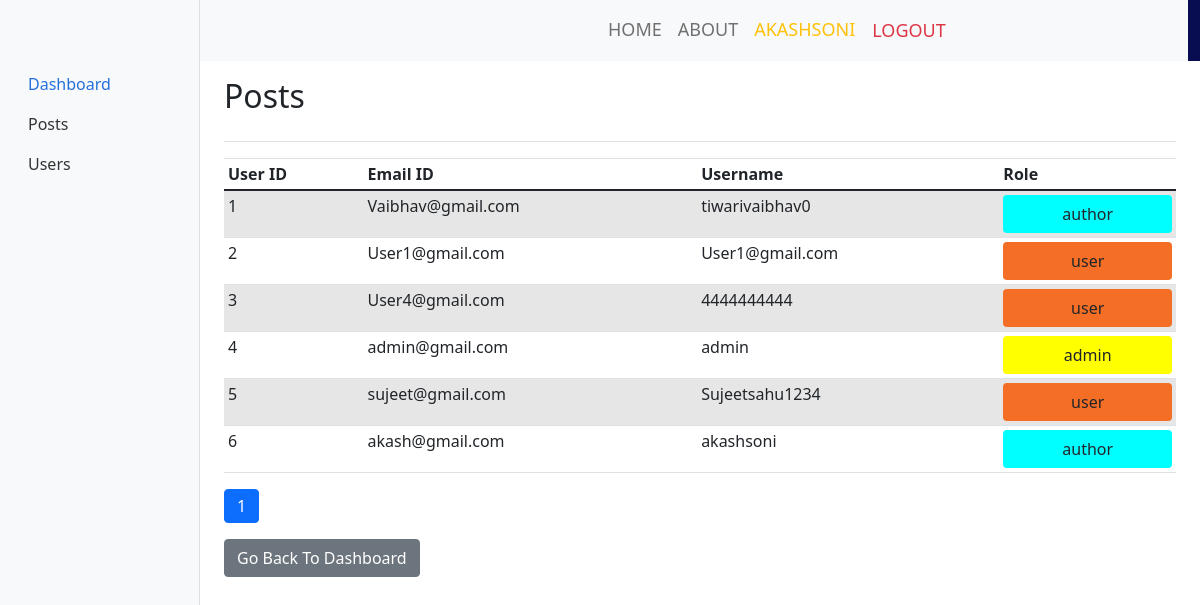
Screenshot of /users.php (signed in) with the database file from the repository.
### tables this page shows
CREATE TABLE `User` (
  `user_id` int UNSIGNED NOT NULL,
  `fname` varchar(100) NOT NULL,
  `lname` varchar(100) NOT NULL,
  `email` varchar(100) NOT NULL,
  `username` varchar(60) NOT NULL,
  `mobile` varchar(50) NOT NULL,
  `city` varchar(60) NOT NULL,
  `country` varchar(60) DEFAULT NULL,
  `pin` int NOT NULL,
  `password` varchar(60) NOT NULL,
  `user_type` enum('user','admin','author') DEFAULT NULL,
  `picture` varchar(500) DEFAULT NULL
);

### users.php (the view, shortened to what this page needs)
<?php
include 'connection.php';
if (!isset($_SESSION['user']) || $_SESSION['admin'] == 0) {
?>
  <p>ACCESS DENIED!</p>
<?php } else { ?>
  <head>
    <link href="/css/bootstrap.min.css" rel="stylesheet">
    <link rel="stylesheet" href="https://cdn.jsdelivr.net/npm/bootstrap-icons@1.3.0/font/bootstrap-icons.css">
    <link rel="stylesheet" type="text/css" href="css/bootstrap.min.css">
    <link rel="stylesheet" type="text/css" href="css/style.css">
    <link rel="stylesheet" href="css/responsive.css">
    <link rel="stylesheet" href="css/jquery.mCustomScrollbar.min.css">
    <link rel="stylesheet" href="https://netdna.bootstrapcdn.com/font-awesome/4.0.3/css/font-awesome.css">
    <link rel="stylesheet" href="css/owl.carousel.min.css">
    <link rel="stylesheet" href="https://cdnjs.cloudflare.com/ajax/libs/fancybox/2.1.5/jquery.fancybox.min.css" media="screen">
    <link href="dashboard.css" rel="stylesheet">
    <link href="https://cdn.jsdelivr.net/npm/bootstrap@5.0.2/dist/css/bootstrap.min.css" rel="stylesheet">
  </head>
  <body>
    <div class="header_section">
      <div class="container-fluid header_main">
        <nav class="navbar navbar-expand-lg navbar-light bg-light">
          <a class="logo" href="index.php"><img src="https://revenuearchitects.com/wp-content/uploads/2017/02/Blog_pic.png" height="80%" width="30%"></a>
          <div class="collapse navbar-collapse " id="navbarSupportedContent" style="justify-content:end">
            <ul class="navbar-nav mr-auto justify-content-end">
              <li class="nav-item">
                <a class="nav-link" href="index.php">Home</a>
              </li>
              <li class="nav-item">
                <a class="nav-link" href="#">About</a>
              </li>
              <li class="nav-item">
                <?php
                if (!isset($_SESSION['username'])) { ?>
                  <a class="nav-link" href="login.php">Login</a>
                <?php
                } else { ?>
                  <a class="nav-link text-warning" href="#"><?php echo ($_SESSION['username']); ?></a>
                <?php }
                if (isset($_SESSION['username'])) {   ?>
              <li class="nav-item">
                <a href="logout.php" class="nav-link btn btn-lg text-danger">
                  <span class="glyphicon glyphicon-log-out "></span> Logout
                </a>
              </li>
            <?php  }
            ?>
            </li>
            </ul>
          </div>
        </nav>
      </div>
    </div>
    <br><br>
    <div class="container-fluid">
      <div class="row">
        <nav id="sidebarMenu" class="col-md-3 col-lg-2 d-md-block bg-light sidebar collapse">
          <div class="position-sticky pt-3">
            <ul class="nav flex-column">
              <li class="nav-item">
                <a class="nav-link active" aria-current="page" href="dashboard.php">
                  Dashboard
                </a>
              </li>
              <li class="nav-item" id="Orders">
                <a class="nav-link" href="posts.php">
                  <span>Posts</span>
                </a>
              </li>
              <li class="nav-item" id="Users">
                <a class="nav-link" href="users.php">
                  <span>Users</span>
                </a>
              </li>
            </ul>
        </nav>
        <main class="col-md-9 ms-sm-auto col-lg-10 px-md-4">
          <div class="d-flex justify-content-between flex-wrap flex-md-nowrap align-items-center pt-3 pb-2 mb-3 border-bottom">
            <h1 class="h2">Posts</h1>
          </div>
          <div class="table-responsive">
            <table class="table table-striped table-sm">
              <thead>
                <tr>
                  <th scope="col">User ID</th>
                  <th scope="col">Email ID</th>
                  <th scope="col">Username</th>
                  <th scope="col">Role</th>
                </tr>
              </thead>
              <tbody>
                <?php
                try {
                  $sql = "SELECT *
                       from User order by user_id";
                  $res = $conn->query($sql);
                  $rowss = $res->fetchAll(PDO::FETCH_ASSOC);
                  $total = count($rowss);
                  $limit = 10;
                  if (isset($_GET['page']))
                    $page = $_GET['page'];
                  else
                    $page = 1;
                  $start = ($page - 1) * $limit;
                  $pages = ceil($total / $limit);
                  $sql = "SELECT *
              from User order by user_id LIMIT $start,$limit";
                  $res = $conn->query($sql);
                  $rows = $res->fetchAll(PDO::FETCH_ASSOC);
                  foreach ($rows as $key => $val) {     ?>
                    <tr>
                      <td><?php echo ($val['user_id']); ?></td>
                      <td><?php echo ($val['email']); ?></td>
                      <td><?php echo ($val['username']); ?></td>
                      <?php if ($val['user_type'] == "user") { ?>
                        <td class=""><button class="btn  changeStatus" data-bs-toggle="modal" data-bs-target="#exampleModal" id="<?php echo ($val['user_id']); ?>" style="background-color:#F46F25; width:100%"><?php echo ($val['user_type']); ?></button></td>
                      <?php } else if ($val['user_type'] == "author") { ?>
                        <td class=""><button class="btn changeStatus" data-bs-toggle="modal" data-bs-target="#exampleModal" id="<?php echo ($val['user_id']); ?>" style="background-color:Cyan; width:100%"><?php echo ($val['user_type']); ?></button></td>
                      <?php } else { ?>
                        <td class=""><button class="btn changeStatus" data-bs-toggle="modal" data-bs-target="#exampleModal" id="<?php echo ($val['user_id']); ?>" style="background-color:yellow;width:100%"><?php echo ($val['user_type']); ?></button></td>
                      <?php  } ?>
                    </tr>
                <?php
                  }
                } catch (PDOException $e) {
                  echo "Connection failed: " . $e->getMessage();
                }
                ?>
              </tbody>
          </div>
          <nav aria-label="Page navigation example">
            <ul class="pagination">
              <?php for ($i = 1; $i <= $pages; $i++) {
                if ($i == $page) { ?>
                  <li class="page-item active"><a class="page-link" href="?page=<?php echo ($i); ?>"><?php echo ($i); ?></a></li>
                <?php    } else { ?>
                  <li class="page-item "><a class="page-link" href="?page=<?php echo ($i); ?>"><?php echo ($i); ?></a></li>
                <?php    } ?>
              <?php } ?>
            </ul>
          </nav>
          <a id="dashboard" href="dashboard.php" class="btn btn-secondary">Go Back To Dashboard</a>
      </div>
    </div>
  </body>
  </html>
<?php }
?>

### css/style.css (style rules this page uses)
* { box-sizing: border-box !important; transition: ease all 0.5s; }
body { color: #666666; font-size: 14px; font-family: Poppins; line-height: 1.80857; font-weight: normal; overflow-x: hidden; }
a { color: #1f1f1f; text-decoration: none !important; outline: none !important; -webkit-transition: all .3s ease-in-out; -moz-transition: all .3s ease-in-out; -ms-transition: all .3s ease-in-out; -o-transition: all .3s ease-in-out; transition: all .3s ease-in-out; }
h1, h2, h3, h4, h5, h6 { letter-spacing: 0; font-weight: normal; position: relative; padding: 0 0 10px 0; font-weight: normal; line-height: normal; color: #111111; margin: 0 }
h1 { font-size: 24px }
*, *::after, *::before { -webkit-box-sizing: border-box; -moz-box-sizing: border-box; box-sizing: border-box; }
ul, li, ol { margin: 0px; padding: 0px; list-style: none; }
a { color: #222222; text-decoration: none; outline: none !important; }
a, .btn { text-decoration: none !important; outline: none !important; -webkit-transition: all .3s ease-in-out; -moz-transition: all .3s ease-in-out; -ms-transition: all .3s ease-in-out; -o-transition: all .3s ease-in-out; transition: all .3s ease-in-out; }
button { border: 0; margin: 0; padding: 0; cursor: pointer; }
.bg-light { background-color: transparent!important; }
.header_section { background-image: url(../images/banner-bg.png); height: auto; background-size: 100%; width: 100%; float: left; height: auto; background-size: 100%; background-repeat: no-repeat; }
.header_main { background: linear-gradient(45deg, transparent 46%, #080c50 46%); }
.logo { width: 50%; float: left; }
.navbar-expand-lg .navbar-nav .nav-link { padding-right: 15px; padding-left: 15px; font-size: 18px; color: #f8f9fa; text-transform: uppercase; }

### dashboard.css (style rules this page uses)
body { font-size: .875rem; }
.sidebar { position: fixed; top: 0; bottom: 0; left: 0; z-index: 100; padding: 48px 0 0; box-shadow: inset -1px 0 0 rgba(0, 0, 0, .1); }
.sidebar .nav-link { font-weight: 500; color: #333; }
.sidebar .nav-link.active { color: #2470dc; }

### rows the page displays
user: user_id "1", email "Vaibhav@gmail.com", username "tiwarivaibhav0", user_type "author"
user: user_id "2", email "User1@gmail.com", username "User1@gmail.com", user_type "user"
user: user_id "3", email "User4@gmail.com", username "4444444444", user_type "user"
user: user_id "4", email "admin@gmail.com", username "admin", user_type "admin"
user: user_id "5", email "sujeet@gmail.com", username "Sujeetsahu1234", user_type "user"
user: user_id "6", email "akash@gmail.com", username "akashsoni", user_type "author"

### other values shown
$_SESSION['username'] "AKASHSONI"
